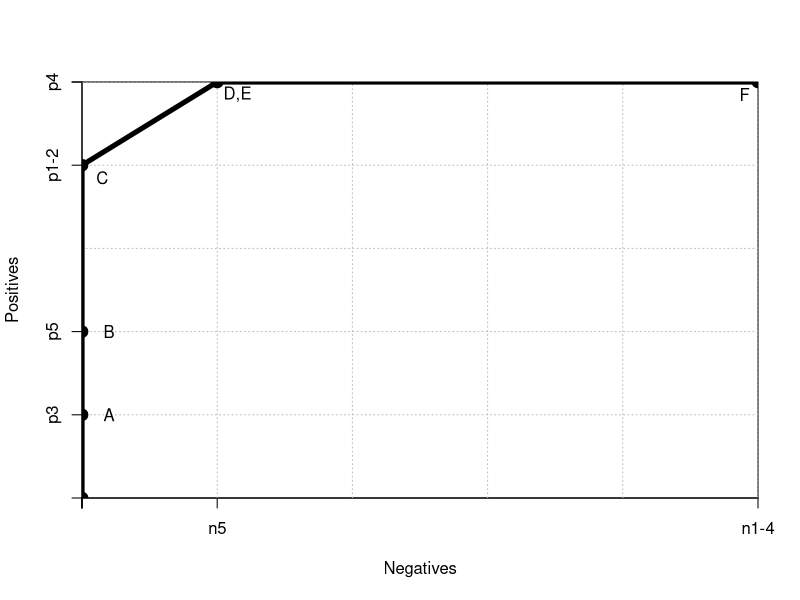

Generate this figure with R:
## ---- chunk 1

x <- c(0,0,0,0,100,500)
y <- c(0,100,200,400,500,500)

h <- 500 
w <- 500 

grid.step <- 100


plot( c(0,w), c(0,h),  
     xaxs = "i",yaxs = "i",
     xaxt = 'n', yaxt = 'n',
     type = "n",
     xlab = "Negatives", ylab = "Positives")
     
axis(2,y,labels=c('','p3','p5','p1-2','p4',''))
axis(1,x,labels=c('','','','','n5','n1-4'))

gx <- grid.step
while (gx <= w) {
  abline(v = gx, col="gray", lty="dotted")
  gx <- gx + grid.step
}
gy <- grid.step
while (gy <= h) {
  abline(h = gy, col="gray", lty="dotted")
  gy <- gy + grid.step
}

text( x[2]+20, y[2], "A")
text( x[3]+20, y[3], "B")
text( x[4]+15, y[4]-15, "C")
text( x[5]+15, y[5]-15, "D,E")
text( x[6]-10, y[6]-15, "F")

lines( x, y, lwd=5, type='o')
